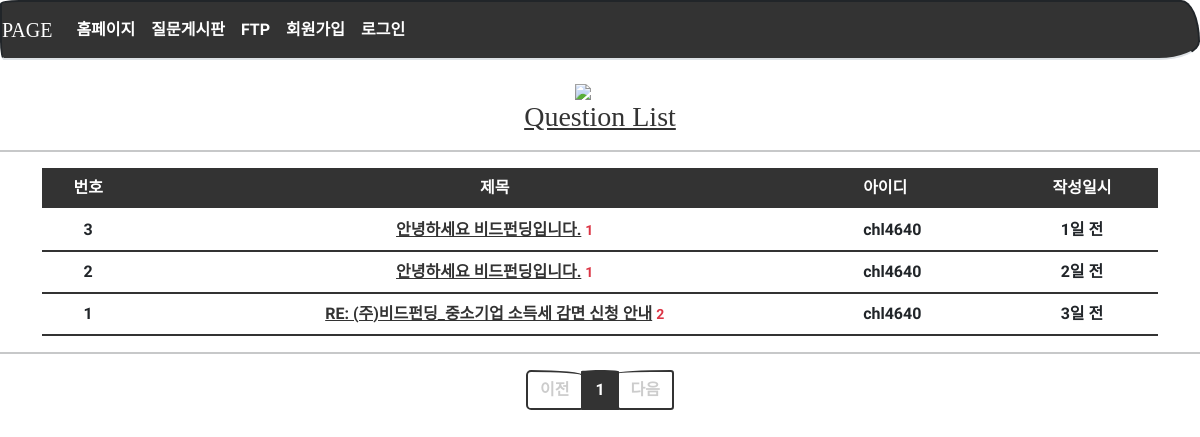
Page /question/list/ on the committed database.
### models.py (models this page shows)
class Question(db.Model):
    id = db.Column(db.Integer, primary_key=True)
    subject = db.Column(db.String(200), nullable=False)
    content = db.Column(db.Text(), nullable=False)
    create_date = db.Column(db.DateTime(), nullable=False)
    user_id = db.Column(db.Integer, db.ForeignKey('user.id', ondelete='CASCADE'), nullable=False)
    user = db.relationship('User', backref=db.backref('question_set'))
    modify_date = db.Column(db.DateTime(), nullable=True)

class User(db.Model):
    id = db.Column(db.Integer, primary_key=True)    # id는 자동으로 증가하는 User 모델의 기본키
    username = db.Column(db.String(150), unique=True, nullable=False)
    password = db.Column(db.String(200), nullable=False)
    name = db.Column(db.String(150), nullable=False)
    email = db.Column(db.String(120), unique=True, nullable=False)

### views/question_views.py (the view)
@bp.route('/list/')
def _list():
    page = request.args.get('page', type=int, default=1) # 페이지번호가 없으면 default로 페이지1을 출력한다.
    question_list = Question.query.order_by(Question.create_date.desc())
    question_list = question_list.paginate(page, per_page=5)
    return render_template('question/question_list.html', question_list=question_list)

### filter.py (called while the page is built)
def format_datetime(value, fmt='%m월 %d일'):
    now = datetime.now()
    time = now - value
    if time < timedelta(minutes=1):
        return '방금 전'
    elif time < timedelta(hours=1):
        return str(int(time.seconds / 60)) + '분 전'
    elif time < timedelta(days=1):
        return str(int(time.seconds / 3600)) + '시간 전'
    elif time < timedelta(days=7):
        time = datetime.now().date() - value.date()
        return str(time.days) + '일 전'
    else:
        return value.strftime(fmt)

### views/login_views.py (called while the page is built)
@bp.before_app_request
def logged_in_user():
    user_id = session.get('user_id')
    if user_id is None:
        g.user = None
    else:
        g.user = User.query.get(user_id)

### templates/question/question_list.html (shortened to what this page needs)
{% extends 'base.html' %}
{% block content %}
	<center>
  	    <div>
			<br>
  	        <center>
  	            <img src="{{ url_for('static',filename='images/aq.png') }}" width="50" style="margin-left: auto; margin-right: auto; display: block;" />
  	            <h3><a href="{{url_for('question._list')}}">Question List</a></h3>
  	        </center>
  	        <hr width="100%" color="black" />
  	    </div>
  	</center>
  	<center>
  	    <div class="container my-3">
  	        <table class="table">
  	            <thead>
  	                <tr class="thead-dark table-dark">
  	                    <th class="text-center">번호</th>
  	                    <th class="text-center">제목</th>
						<th class="text-left">아이디</th>
  	                    <th class="text-center">작성일시</th>
  	                </tr>
  	            </thead>
  	            <tbody>
  	                {% if question_list %}
  	                {% for question in question_list.items %}
  	                <tr>
  	                    <td class="text-center">{{ question_list.total - ((question_list.page-1) * question_list.per_page) - loop.index0 }}</td>
  	                    <td class="text-center">
  	                        <a href="{{ url_for('question.detail', question_id=question.id) }}">{{ question.subject }}</a>
							{% if question.answer_set|length > 0 %}
  	                        <span class="text-danger small ml-2">{{ question.answer_set|length }}</span>
  	                        {% endif %}
  	                    </td>
						<td>{{ question.user.username }}</td>
  	                    <td class="text-center">{{ question.create_date|datetime }}</td>
  	                </tr>
  	                {% endfor %}
  	                {% else %}
  	                <tr>
  	                    <td colspan="3">질문이 없습니다.</td>
  	                </tr>
  	                {% endif %}
  	            </tbody>
  	        </table>
  	    </div>
  	    <hr width="100%" color="black" />
  	    <ul class="pagination justify-content-center">
  	        {% if question_list.has_prev %}
  	        <li class="page-item">
  	            <a class="page-link" href="?page={{ question_list.prev_num }}">이전</a>
  	        </li>
  	        {% else %}
  	        <li class="page-item disabled">
  	            <a class="page-link" tabindex="-1" aria-disabled="true" href="#">이전</a>
  	        </li>
  	        {% endif %}
  	        {% for page_num in question_list.iter_pages() %}
  	        {% if page_num %}
  	        {% if page_num != question_list.page %}
  	        <li class="page-item">
  	            <a class="page-link" href="?page={{ page_num }}">{{ page_num }}</a>
  	        </li>
  	        {% else %}
  	        <li class="page-item active" aria-current="page">
  	            <a class="page-link" href="#">{{ page_num }}</a>
  	        </li>
  	        {% endif %}
  	        {% else %}
  	        <li class="disabled">
  	            <a class="page-link" href="#">...</a>
  	        </li>
  	        {% endif %}
  	        {% endfor %}
  	        {% if question_list.has_next %}
  	        <li class="page-item">
  	            <a class="page-link" href="?page={{ question_list.next_num }}">다음</a>
  	        </li>
  	        {% else %}
  	        <li class="page-item disabled">
  	            <a class="page-link" tabindex="-1" aria-disabled="true" href="#">다음</a>
  	        </li>
  	        {% endif %}
  	    </ul>
  	</center>
{% endblock %}

### templates/base.html (shortened to what this page needs)
<!doctype html>
<html lang="ko">
<head>
    <link rel="stylesheet" href="{{ url_for('static', filename='bootstrap.min.css') }}">
    <link rel="stylesheet" href="{{ url_for('static', filename='css/style.css') }}">
    <link rel="stylesheet" type="text/css" href="https://cdn.jsdelivr.net/gh/moonspam/NanumSquare@1.0/nanumsquare.css">
</head>
<body>
    {% include 'nav.html' %}
    {% block content %}
    {% endblock %}
</body>
</html>

### templates/nav.html (shortened to what this page needs)
<nav class="navbar navbar-expand-lg navbar-dark bg-primary border-bottom">
    <a class="navbar-brand" href="{{ url_for('main.home_page') }}">PAGE</a>
    <div class="collapse navbar-collapse flex-grow-0 text-center" id="navbarNav">
        <ul class="navbar-nav">
            <li class="nav-item ">
                <a class="nav-link" href="{{url_for('main.home_page')}}">홈페이지</a>
            </li>
            <li class="nav-item ">
                <a class="nav-link" href="{{url_for('question._list')}}">질문게시판</a>
            </li>
            <li class="nav-item ">
                <a class="nav-link" href="{{url_for('files.main_page')}}">FTP</a>
            </li>
            {% if g.user %}
            <li class="nav-item ">
                <a class="nav-link" href="{{ url_for('login.logout') }}">{{ g.user.username }} (로그아웃)</a>
            </li>
            {% else %}
            <li class="nav-item justify-content-end">
                <a class="nav-link" href="{{url_for('login.signup')}}">회원가입</a>
            </li>
            <li class="nav-item justify-content-end">
                <a class="nav-link" href="{{url_for('login.login')}}">로그인</a>
            {% endif %}
        </ul>
    </div>
</nav>

### rows in the picture
Question: id "3", subject "안녕하세요 비드펀딩입니다.", answer_set|length "1", user.username "chl4640", create_date "1일 전"
Question: id "2", subject "안녕하세요 비드펀딩입니다.", answer_set|length "1", user.username "chl4640", create_date "2일 전"
Question: total "1", subject "RE: (주)비드펀딩_중소기업 소득세 감면 신청 안내", answer_set|length "2", user.username "chl4640", create_date "3일 전"

### other values in the picture
{{ page_num }} "1"
